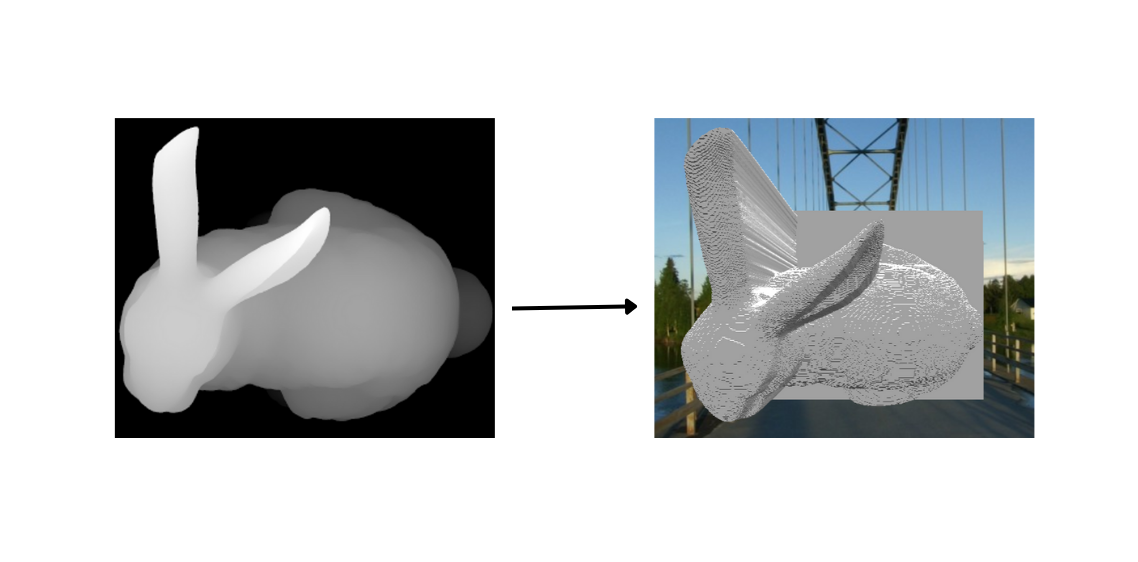
#> input picture example.png, 1138 x 562 px
$ python depth_to_3d.py --depth_map_path example.png
#> lines starting #> are read from the running program, lines starting #| are printed output that depends on the picture
import numpy as np
from PIL import Image
import trimesh
from scipy.spatial import Delaunay
from scipy.ndimage import gaussian_filter
import argparse

def main(depth_map_path):
    # Load the depth map
#> called with depth_map_path = 'example.png'
    depth_image = Image.open(depth_map_path)
#> depth_image is the input picture: PIL image 1138x562 RGBA; mean R, G, B, A 197.5, 200, 201.2, 255

    # Convert the image to grayscale
    depth_image = depth_image.convert('L')
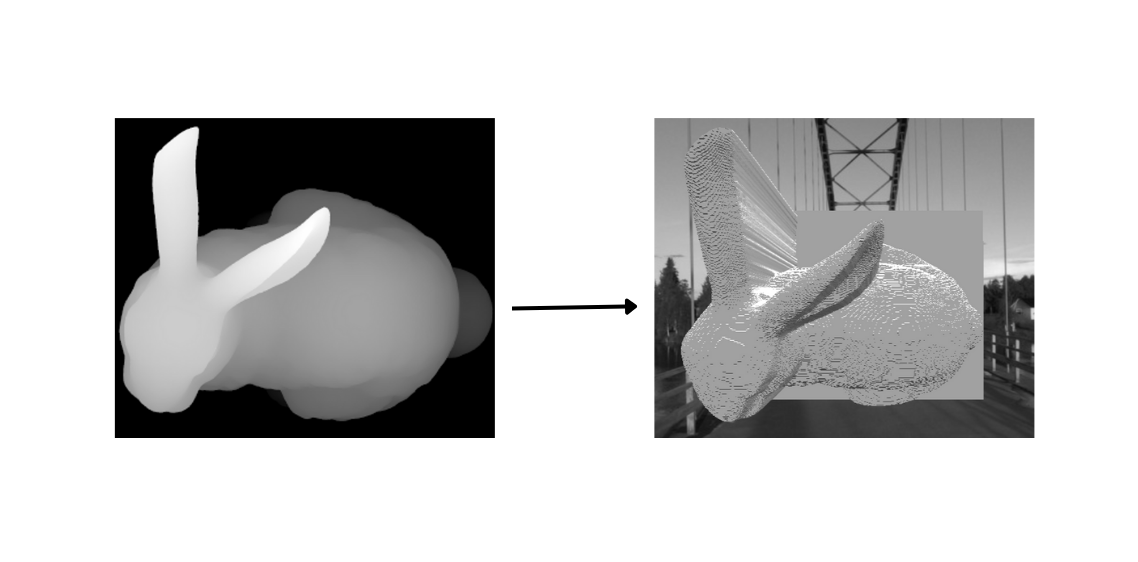
#> depth_image: PIL image 1138x562 L; min 0, max 255, mean 199.4

    # Convert the depth image to a NumPy array
    depth_array = np.array(depth_image)

    # Apply Gaussian filter to smooth the depth map
    depth_array = gaussian_filter(depth_array, sigma=2)

    # Normalize the depth map
    depth_array = depth_array.astype(np.float32)
    depth_array = (depth_array - depth_array.min()) / (depth_array.max() - depth_array.min())

    # Generate 3D point cloud from the depth map
    height, width = depth_array.shape
#> height = 562; width = 1138
    xx, yy = np.meshgrid(np.arange(0, width), np.arange(0, height))

    # Flip the Y-axis to correct the upside-down orientation
    yy = height - yy

    # Scale the depth values (adjust as needed)
    zz = depth_array * 1000

    # Combine x, y, z coordinates into a point cloud
    points = np.vstack((xx.flatten(), yy.flatten(), zz.flatten())).T

    # Create the Delaunay triangulation of the 2D grid of points
    tri = Delaunay(np.vstack([xx.flatten(), yy.flatten()]).T)

    # Create a Trimesh object
    mesh = trimesh.Trimesh(vertices=points, faces=tri.simplices)

    # Apply Laplacian smoothing to the mesh
    iterations = 2  # Number of smoothing iterations
    mesh = mesh.smoothed(iterations=iterations)

    # Apply Subdivision Surface Smoothing
    mesh = mesh.subdivide()

    # Export the mesh to an OBJ file or another format
    obj_output_path = depth_map_path.replace('.png', '_model.obj')
    mesh.export(obj_output_path)

    print(f"OBJ file saved as {obj_output_path}")

if __name__ == "__main__":
    parser = argparse.ArgumentParser(description="Process a depth map to generate a 3D model.")
    parser.add_argument('--depth_map_path', required=True, help='Path to the depth map image.')
    args = parser.parse_args()
    main(args.depth_map_path)
#> (the call stopped at in main, `mesh = trimesh.Trimesh(vertices=points, faces=tri.simplices)`: trimesh is not available in this run)
